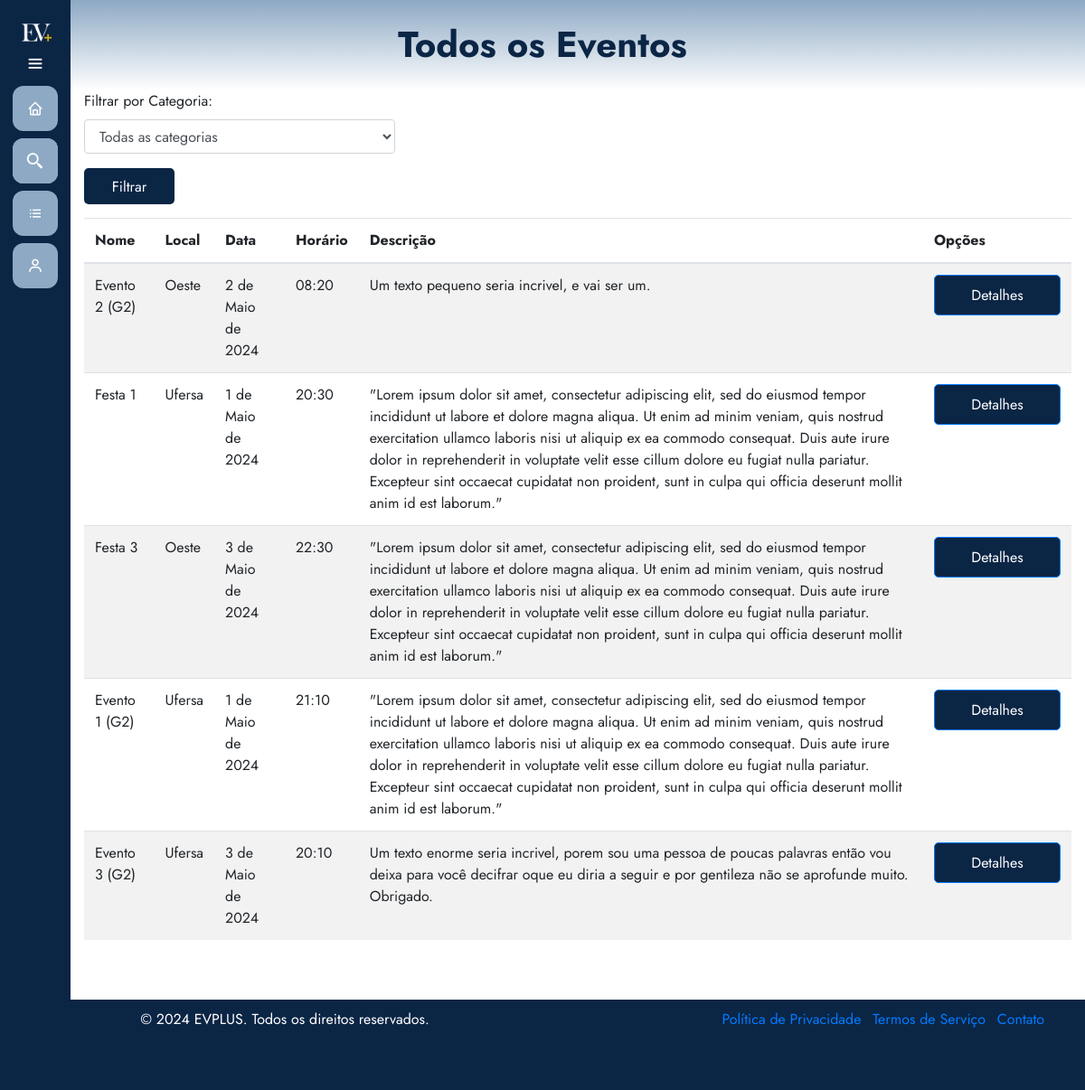
The app's page /eventos/todos-eventos/ with its own data.
### eventos/models.py (models this page shows, shortened)
class Evento(models.Model):
    user = models.ForeignKey(User, on_delete=models.CASCADE)
    clients = models.ManyToManyField(User, through='Inscricao', related_name='eventos')
    name = models.CharField(max_length=100)
    description = models.TextField()
    local = models.CharField(max_length=100)
    date = models.DateField()
    time = models.TimeField()
    category = models.CharField(max_length=100)
    banner = models.ImageField(null=True, blank=True, upload_to='images/')
    finalizado = models.BooleanField(default=False)

### eventos/views.py (the view)
# urls.py: path('todos-eventos/', views.listarTodosEventos, name='todos_eventos'),
def listarTodosEventos(request):
    exibir_sidebar = True
    categoria = request.GET.get('categoria')
    if categoria:
        eventosDisponiveis = Evento.objects.filter(category=categoria, finalizado=False)  # Filtra apenas eventos ativos com a categoria especificada
    else:
        eventosDisponiveis = Evento.objects.filter(finalizado=False)  # Filtra apenas eventos ativos
    return render(request, 'todosEventos.html', {'eventos': eventosDisponiveis, 'exibir_sidebar': exibir_sidebar})

### eventos/templates/todosEventos.html (shortened to what this page needs)
{% extends 'base.html' %}
{% load static %}
{% block 'head' %}
    <link rel="stylesheet" href="{% static 'eventos/css/todosEventos.css' %}">
{% endblock %}
{% block 'dashboard' %}
    <div class="container">
        <div class="row">
            <div class="col-md-4">
                <form method="GET" action="{% url 'eventos:todos_eventos' %}">
                    <div class="form-group">
                        <label for="categoria">Filtrar por Categoria:</label>
                        <select class="form-control" id="categoria" name="categoria">
                            <option value="">Todas as categorias</option>
                        </select>
                    </div>
                    <button type="submit" class="btn btn-filter">Filtrar</button>
                </form>
            </div>
        </div>
        <div class="row">
            <div class="col-md-12">
                <div class="panel panel-default">
                    <div class="panel-body">
                        <div class="table-responsive">
                            <table class="table table-striped">
                                <thead>
                                    <tr>
                                        <th>Nome</th>
                                        <th>Local</th>
                                        <th>Data</th>
                                        <th>Horário</th>
                                        <th>Descrição</th>
                                        <th>Opções</th>
                                    </tr>
                                </thead>
                                <tbody>
                                    {% for evento in eventos %}
                                        <tr>
                                            <td>{{ evento.name }}</td>
                                            <td>{{ evento.local }}</td>
                                            <td>{{ evento.date }}</td>
                                            <td>{{ evento.time }}</td>
                                            <td>{{ evento.description }}</td>
                                            <td>
                                                <a href="{% url 'eventos:detalhes_evento' evento.id %}" class="btn btn-primary">Detalhes</a>
                                            </td>
                                        </tr>
                                    {% endfor %}
                                </tbody>
                            </table>
                        </div>
                    </div>
                </div>
            </div>
        </div>
    </div>
{% endblock %}

### templates/static/general/css/base.css (style rules this page uses)
* { margin: 0; padding: 0; box-sizing: border-box; font-family: "Jost" , sans-serif; }

### templates/static/general/css/general.css (style rules this page uses)
:root { --main-color: #8da9c4; --dark-color: #0b2545; --light-color: #eef4ed; --contrast-color: #467afd; --differential-color: #134074; }

### templates/static/eventos/css/todosEventos.css (style rules this page uses)
.btn-primary { height: 45px; width: 140px; background-color: var(--dark-color); padding: 10px; border-radius: 5px; color: white; margin-bottom: 15px; }
.btn-filter { height: 40px; width: 100px; background-color: var(--dark-color); padding: 8px; border-radius: 5px; color: white; margin-bottom: 15px; }

### records on screen
Evento: name "Evento 2 (G2)", local "Oeste", date "2 de Maio de 2024", time "08:20", description "Um texto pequeno seria incrivel, e vai ser um."
Evento: name "Festa 1", local "Ufersa", date "1 de Maio de 2024", time "20:30", description "\"Lorem ipsum dolor sit amet, consectetur adipiscing elit, sed do eiusmod tempor incididunt ut labore et dolore magna aliqua. Ut enim ad minim veniam, quis nostrud exercitation ullamco laboris nisi ut aliquip ex ea commodo consequat. Duis aute irure dolor in reprehenderit in voluptate velit esse cillum dolore eu fugiat nulla pariatur. Excepteur sint occaecat cupidatat non proident, sunt in culpa qui officia deserunt mollit anim id est laborum.\""
Evento: name "Festa 3", local "Oeste", date "3 de Maio de 2024", time "22:30", description "\"Lorem ipsum dolor sit amet, consectetur adipiscing elit, sed do eiusmod tempor incididunt ut labore et dolore magna aliqua. Ut enim ad minim veniam, quis nostrud exercitation ullamco laboris nisi ut aliquip ex ea commodo consequat. Duis aute irure dolor in reprehenderit in voluptate velit esse cillum dolore eu fugiat nulla pariatur. Excepteur sint occaecat cupidatat non proident, sunt in culpa qui officia deserunt mollit anim id est laborum.\""
Evento: name "Evento 1 (G2)", local "Ufersa", date "1 de Maio de 2024", time "21:10", description "\"Lorem ipsum dolor sit amet, consectetur adipiscing elit, sed do eiusmod tempor incididunt ut labore et dolore magna aliqua. Ut enim ad minim veniam, quis nostrud exercitation ullamco laboris nisi ut aliquip ex ea commodo consequat. Duis aute irure dolor in reprehenderit in voluptate velit esse cillum dolore eu fugiat nulla pariatur. Excepteur sint occaecat cupidatat non proident, sunt in culpa qui officia deserunt mollit anim id est laborum.\""
Evento: name "Evento 3 (G2)", local "Ufersa", date "3 de Maio de 2024", time "20:10", description "Um texto enorme seria incrivel, porem sou uma pessoa de poucas palavras então vou deixa para você decifrar oque eu diria a seguir e por gentileza não se aprofunde muito. Obrigado."
